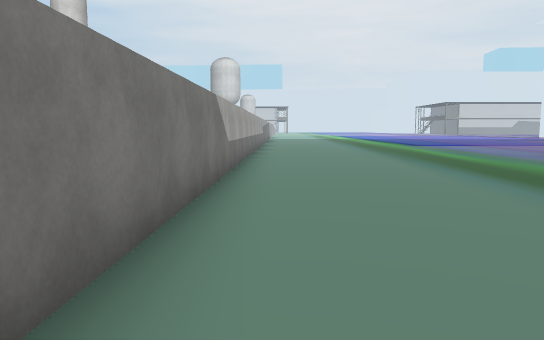
View 1 (above)

14 first-person views from a walk through a scene from a Unity 3-D project. The camera is 1.5 m above the floor, tilts 6° down and sees 70° across. The floor is counted in squares, 2 m on a side. Each view is taken from the middle of a square. On the plan, view 1 faces up. The plan holds only what a view shows up to about 12 squares ahead; the rest is blank. The place goes on beyond the plan. The player character is not drawn. Door leaves are left out, so doorways stand open. Some surface patterns are stand-ins.

View 2
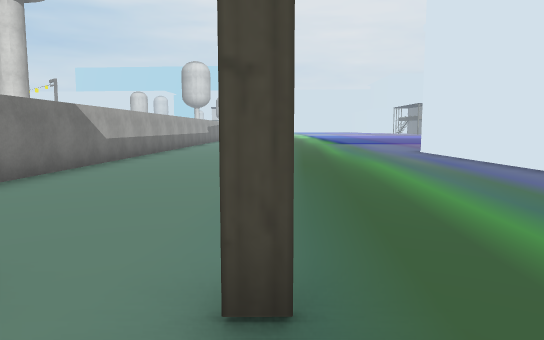

View 3
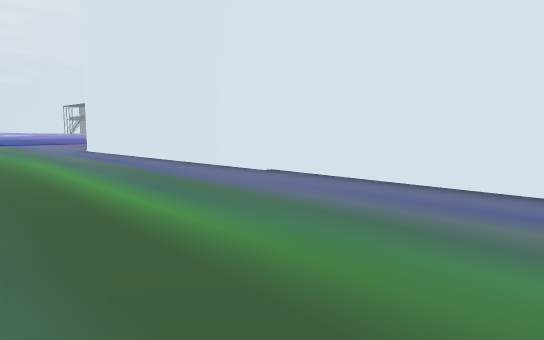

View 4
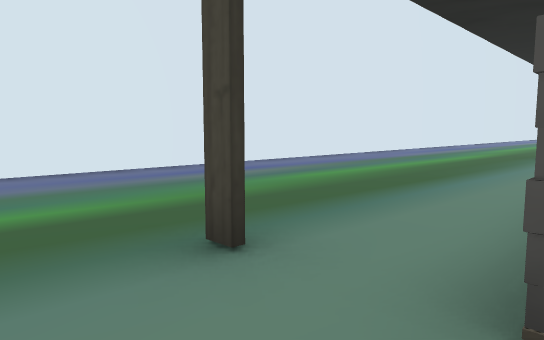

View 5
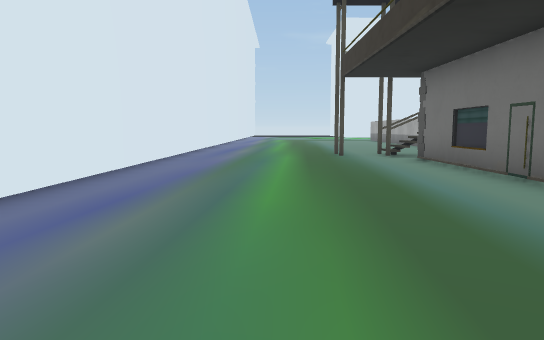

View 6
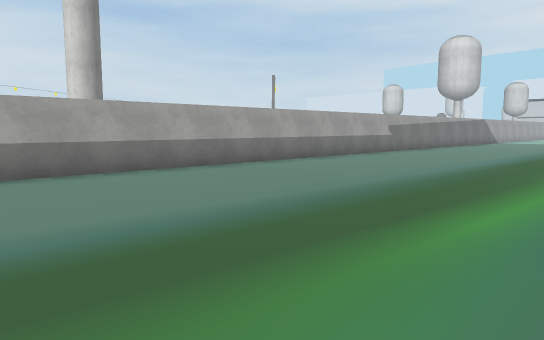

View 7
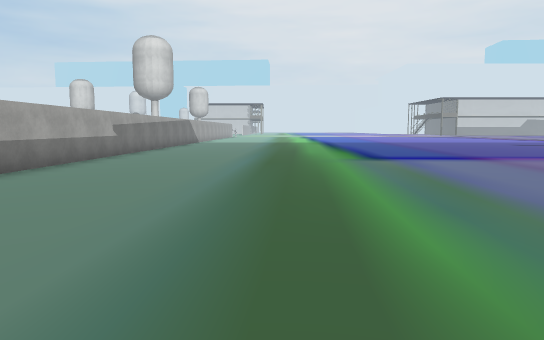

View 8
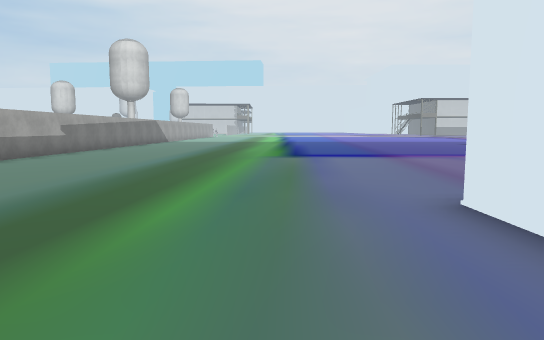

View 9
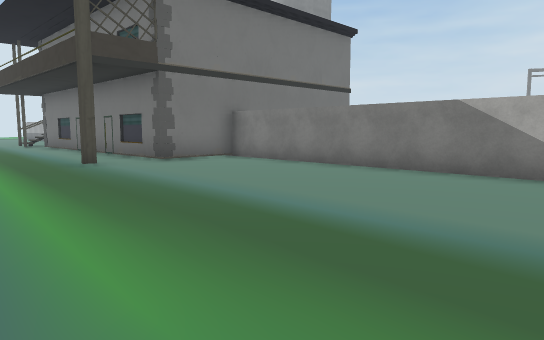

View 10
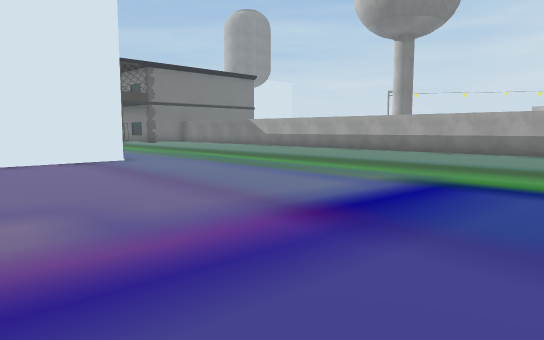

View 11
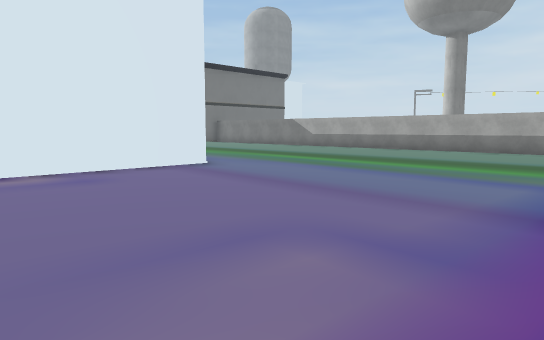

View 12
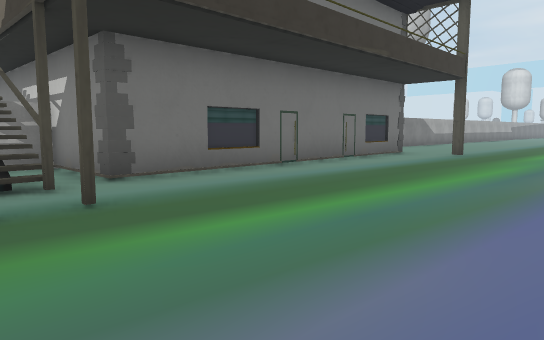

View 13
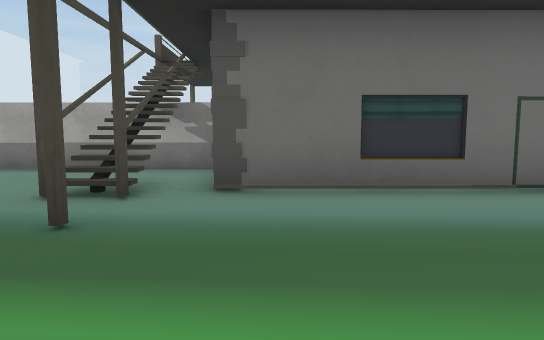

View 14
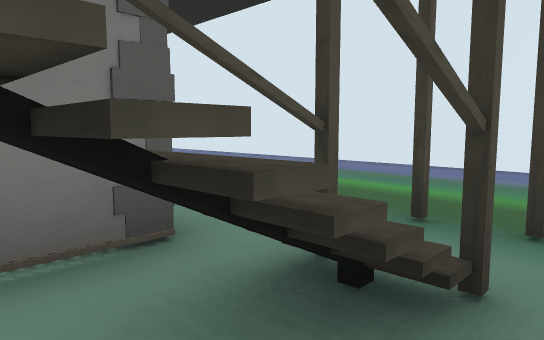

### Floor plan
Points are (right, up) in squares from view 1. A wall is a line through its corners. A room is listed if a view was taken in it or the views show most of it. See-through windows are left out.
Room 1 (views 1, 2, 3, 4, 5, 6, 7, 8, 9, 10, 11, 12, 13, 14)
walls: (8, 2.1) (7.9, 10.8) (11.8, 10.9); (-0.4, 20.1) (-1, -0.5) (1.3, -0.5) (1.3, -9.7) (-1.2, -9.7) (-1.3, -12.5); (1.9, -10.7) (0.2, -10.7); (0.1, -10.6) (1.9, -10.6); (1.9, -11.5) (0.1, -11.5); (7.8, -12) (8.1, 2.2)
ways out: gap at (0, -11); gap at (2, -11)

Positions as (right, up) in squares from view 1, and headings:
1: (0, 0), facing up
2: (3, -2), facing up
3: (3, -3), facing up-right
4: (1, 1), facing down-right
5: (5, 0), facing down
6: (6, 7), facing up-left
7: (4, 8), facing up
8: (6, 7), facing up
9: (6, 8), facing down-left
10: (12, 20), facing down-left
11: (13, 18), facing down-left
12: (7, -12), facing up-left
13: (6, -9), facing left
14: (0, -12), facing up-right
